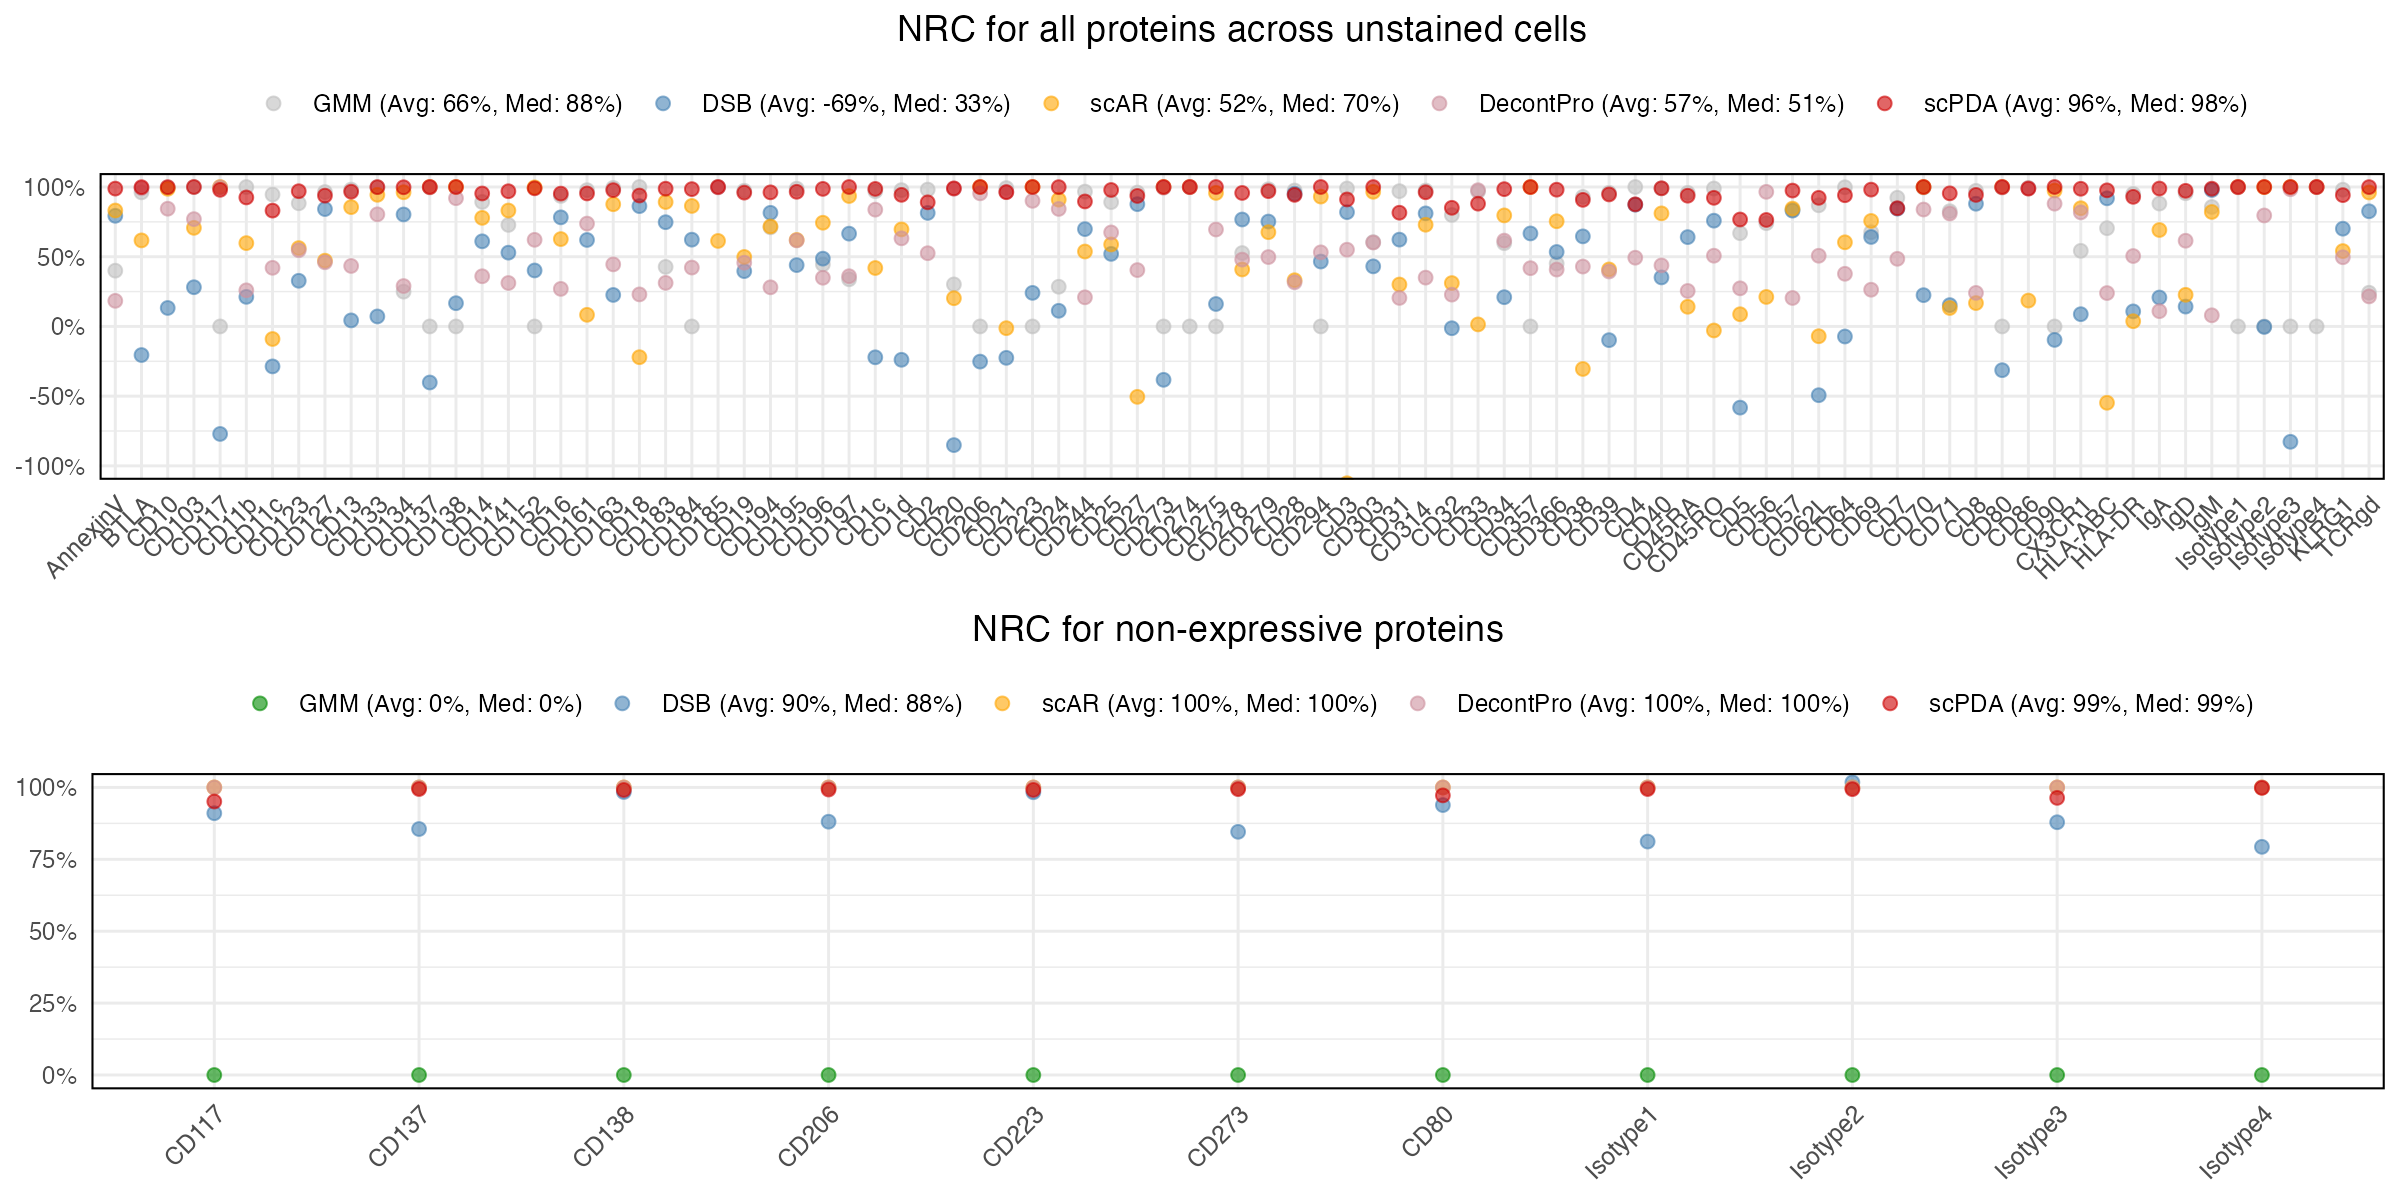

Source code (R):
library(here)
setwd(here())
source('code/tools.R')
set.seed(1)
box = annotation_custom(grob = rectGrob(gp = gpar(fill = NA, col = "black", lwd = 2)),
                        xmin = -Inf, xmax = Inf, ymin = -Inf, ymax = Inf)
######################### Ground Truth Noise #########################
dsb = readRDS('data/dsb.rds');
raw.counts = dsb %>% GetAssayData(slot='counts') %>% as.matrix()
cell.counts = dsb %>% subset(Type1 != 'Neg Control') %>% GetAssayData(slot='counts') %>% as.matrix()
unstain.counts = dsb %>% subset(Type1 == 'Neg Control') %>% GetAssayData(slot='counts') %>% as.matrix()
prot.names=rownames(raw.counts); unstain.names=colnames(unstain.counts); cell.names=colnames(cell.counts)
true.noise = rowMeans(unstain.counts)

######################### scPDA Noise #########################
pi = h5read('results/dsb/dsb_scPDA.h5', 'pi') %>% as.matrix()
colnames(pi)=colnames(raw.counts); rownames(pi)=rownames(raw.counts)
scPDA.counts=round(raw.counts * (1-pi)); scPDA.unstain=scPDA.counts[, unstain.names]
scPDA.noise = rowMeans(scPDA.unstain)
scPDA.prop = (true.noise-scPDA.noise)/true.noise
######################### DSB Noise ###########################
dsb.counts = readRDS('results/dsb/dsb_DSB.rds')
dsb.unstain = dsb.counts[, unstain.names] %>% expm1()
dsb.noise = rowMeans(dsb.unstain)
dsb.prop = (true.noise-dsb.noise)/true.noise
######################### scAR Noise ###########################
scAR.counts = h5read('results/dsb/dsb_scAR.h5', 'count') %>% as.matrix()
colnames(scAR.counts)=colnames(raw.counts); rownames(scAR.counts)=rownames(raw.counts)
scAR.unstain=scAR.counts[, unstain.names]
scAR.noise = rowMeans(scAR.unstain)
scAR.prop = (true.noise-scAR.noise)/true.noise
######################### GMM Noise ###########################
gmm.counts = readRDS('results/dsb/dsb_GMM.rds')
gmm.unstain=gmm.counts[, unstain.names]
gmm.noise = rowMeans(gmm.unstain)
gmm.prop = (true.noise-gmm.noise)/true.noise

######################### DecontPro Noise ###########################
decont.counts = readr::read_csv('results/dsb/dsb_DecontPro.csv')
decont.counts = column_to_rownames(decont.counts, var=colnames(decont.counts)[1]) %>% as.matrix()
rownames(decont.counts)=rownames(raw.counts); colnames(decont.counts)=colnames(raw.counts)
decont.unstain=decont.counts[, unstain.names]
decont.noise = rowMeans(decont.unstain)
decont.prop = (true.noise-decont.noise)/true.noise

######################### Denoising Proportion For Neg Control ###########################
prop.df = data.frame(GMM=gmm.prop, DSB=dsb.prop, scAR=scAR.prop, DecontPro=decont.prop, scPDA=scPDA.prop)
df_long.prop <- tidyr::gather(prop.df %>% rownames_to_column(var='protein'), key = "method", value = "NRC", -protein)
avg=apply(prop.df, 2, mean); med=apply(prop.df, 2, median)
df_long.prop = df_long.prop %>% mutate(avg.med=NA)
for (m in c('GMM', 'DSB','scAR', 'DecontPro', 'scPDA')){
  df_long.prop[df_long.prop$method==m, "avg.med"]= sprintf('(Avg: %.0f%%, Med: %.0f%%)', avg[m]*100, med[m]*100)
}
df_long.prop$method = paste(df_long.prop$method, df_long.prop$avg.med)
method.name = unique(df_long.prop$method)
df_long.prop$method = factor(df_long.prop$method, levels=method.name)
colors <- setNames(rgb_alpha(c("grey", "steelblue","orange1", "pink3", "red3"), 0.6), method.name)
df_long.prop$protein[grep('type', df_long.prop$protein)] = paste0('Isotype', rep(1:4,length(method.name)))
p.prop = ggplot(df_long.prop, aes(x = protein, y = `NRC`, color = method)) + geom_point(size = 2) + 
  theme_minimal() + box + labs(title='NRC for all proteins across unstained cells', x=NULL, y=NULL) + 
  theme(axis.text.x = element_text(angle = 45, hjust = 1), legend.position = "top", legend.justification = 0.5, 
        legend.title = element_blank(), legend.background = element_blank(),
        plot.title = element_text(hjust = 0.5, face='plain'))+ 
  scale_y_continuous(labels = label_percent(scale = 100)) + coord_cartesian(ylim = c(-1, 1)) +
  scale_color_manual(values = colors)

#################### Denoising Proportion For Non-expressive Proteins ##################
prot.mean = function(prot){
  raw.mean=raw.counts[prot, cell.names] %>% mean()
  gmm.mean=gmm.counts[prot, cell.names] %>% mean()
  dsb.mean=dsb.counts[prot, cell.names] %>% mean()
  scAR.mean=scAR.counts[prot, cell.names] %>% mean()
  decont.mean=decont.counts[prot, cell.names] %>% mean()
  scPDA.mean=scPDA.counts[prot, cell.names] %>% mean()
  return(data.frame(GMM=(raw.mean-gmm.mean)/raw.mean, 
                    DSB=(raw.mean-dsb.mean)/raw.mean,
                    scAR=(raw.mean-scAR.mean)/raw.mean, 
                    DecontPro = (raw.mean-decont.mean)/raw.mean,
                    scPDA=(raw.mean-scPDA.mean)/raw.mean, 
                    row.names = prot))
}
neg.prots = c('CD117', 'CD137', 'CD138', 'CD206', 'CD223',
              'CD273', 'CD80', "MouseIgG1kappaisotype",
              "MouseIgG2akappaisotype", "Mouse IgG2bkIsotype", "RatIgG2bkIsotype")
homo = data.frame()
for (p in neg.prots){homo = rbind(homo, prot.mean(p))}
rownames(homo)[grep('type', neg.prots)] = paste0('Isotype', 1:4)
df_long.homo <- tidyr::gather(homo %>% rownames_to_column(var='protein'), key = "method", value = "Expression", -protein)
avg=apply(homo, 2, mean); med=apply(homo, 2, median)
df_long.homo = df_long.homo %>% mutate(avg.med=NA)
for (m in c('GMM', 'DSB', 'scAR', 'DecontPro', 'scPDA')){
  df_long.homo[df_long.homo$method==m, "avg.med"]= sprintf('(Avg: %.0f%%, Med: %.0f%%)', avg[m]*100, med[m]*100)
}
df_long.homo$method = paste(df_long.homo$method, df_long.homo$avg.med)
method.name = unique(df_long.homo$method)
df_long.homo$method = factor(df_long.homo$method, levels=method.name)
colors <- setNames(rgb_alpha(c('green4',"steelblue", "orange1", "pink3", "red3"),0.6), method.name)
p.homo = ggplot(df_long.homo, aes(x = protein, y = Expression, color = method)) + geom_point(size = 2) + 
  theme_minimal() + box + labs(title='NRC for non-expressive proteins', x=NULL, y=NULL) + 
  theme(axis.text.x = element_text(angle = 45, hjust = 1), legend.position = "top", legend.justification = 0.5, 
        legend.title = element_blank(), legend.background = element_blank(),
        plot.title = element_text(hjust = 0.5, face='plain'))+ 
  scale_y_continuous(labels = label_percent(scale = 100)) + coord_cartesian(ylim = c(0, 1)) +
  scale_color_manual(values = colors)

plots_list = list()
plots_list[['prop']] = p.prop; 
plots_list[['homo']] = p.homo
combined_plot <- grid.arrange( grobs = plots_list, ncol = 1)
ggsave("fig_reprod/Figure1_j-k.png", combined_plot, width = 12, height = 6, dpi = 200)